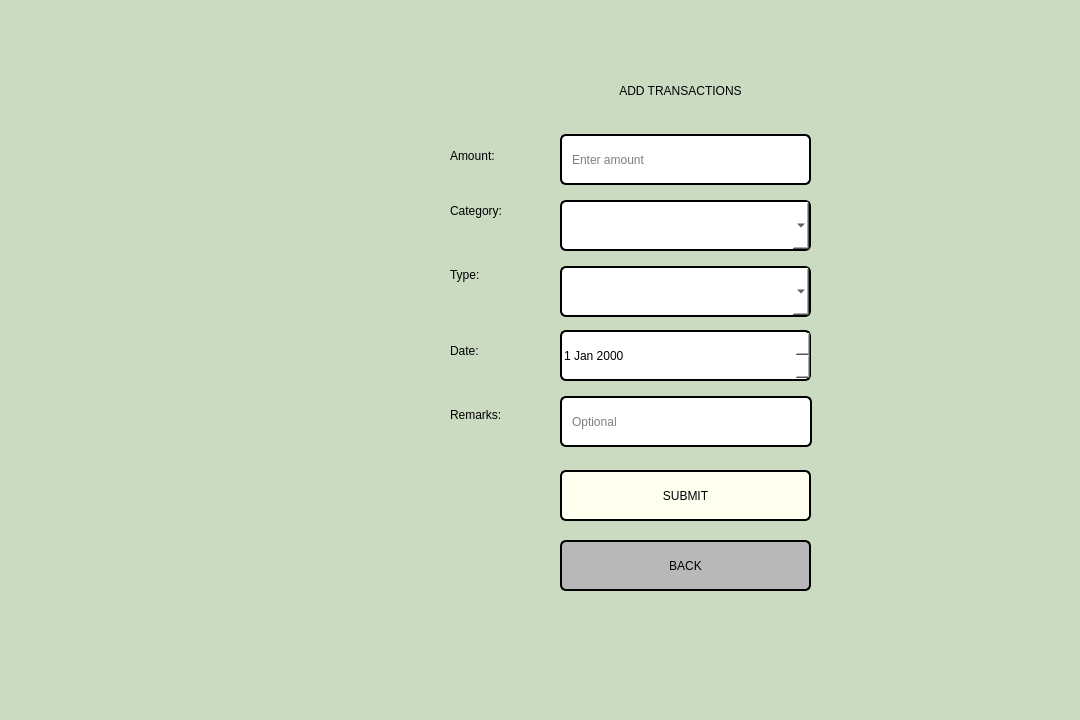
<?xml version="1.0" encoding="UTF-8"?>
<ui version="4.0">
 <class>transactions</class>
 <widget class="QDialog" name="transactions">
  <property name="geometry">
   <rect>
    <x>0</x>
    <y>0</y>
    <width>1080</width>
    <height>720</height>
   </rect>
  </property>
  <property name="windowTitle">
   <string>BudgetBuddy -  Add Transaction</string>
  </property>
  <property name="styleSheet">
   <string notr="true">
    background-color: rgb(202, 219, 194);
   </string>
  </property>
  <widget class="QLabel" name="labelTitle">
   <property name="geometry">
    <rect>
     <x>410</x>
     <y>50</y>
     <width>541</width>
     <height>81</height>
    </rect>
   </property>
   <property name="styleSheet">
    <string notr="true">
     font: 700 35pt &quot;Segoe UI&quot;;
     color: rgb(0, 0, 0);
   </string>
   </property>
   <property name="text">
    <string>ADD TRANSACTIONS</string>
   </property>
   <property name="alignment">
    <set>Qt::AlignmentFlag::AlignCenter</set>
   </property>
  </widget>
  <widget class="QLabel" name="labelAmount">
   <property name="geometry">
    <rect>
     <x>450</x>
     <y>140</y>
     <width>111</width>
     <height>31</height>
    </rect>
   </property>
   <property name="styleSheet">
    <string notr="true">
font: 600 16pt &quot;Segoe UI&quot;;
color: rgb(0, 0, 0);</string>
   </property>
   <property name="text">
    <string>Amount:</string>
   </property>
  </widget>
  <widget class="QLineEdit" name="lineEditAmount">
   <property name="geometry">
    <rect>
     <x>560</x>
     <y>134</y>
     <width>251</width>
     <height>51</height>
    </rect>
   </property>
   <property name="styleSheet">
    <string notr="true">
     font: 600 11pt &quot;Segoe UI&quot;;
     background: white;
     color: rgb(0, 0, 0);
     border: 2px solid black;
     border-radius: 6px;
     padding-left: 8px;
   </string>
   </property>
   <property name="inputMethodHints">
    <set>Qt::InputMethodHint::ImhPreferNumbers</set>
   </property>
   <property name="placeholderText">
    <string>Enter amount</string>
   </property>
  </widget>
  <widget class="QLabel" name="labelCategory">
   <property name="geometry">
    <rect>
     <x>450</x>
     <y>190</y>
     <width>111</width>
     <height>41</height>
    </rect>
   </property>
   <property name="styleSheet">
    <string notr="true">
     font: 600 16pt &quot;Segoe UI&quot;;
     color: rgb(0, 0, 0);
   </string>
   </property>
   <property name="text">
    <string>Category:</string>
   </property>
  </widget>
  <widget class="QComboBox" name="comboBoxCategory">
   <property name="geometry">
    <rect>
     <x>560</x>
     <y>200</y>
     <width>251</width>
     <height>51</height>
    </rect>
   </property>
   <property name="styleSheet">
    <string notr="true">
     font: 600 11pt &quot;Segoe UI&quot;;
     background: white;
     color: rgb(0, 0, 0);
        border-radius: 6px;
  border: 2px solid black;
     </string>
   </property>
  </widget>
  <widget class="QLabel" name="labelType">
   <property name="geometry">
    <rect>
     <x>450</x>
     <y>254</y>
     <width>111</width>
     <height>41</height>
    </rect>
   </property>
   <property name="styleSheet">
    <string notr="true">
     font: 600 16pt &quot;Segoe UI&quot;;
     color: rgb(0, 0, 0);
   </string>
   </property>
   <property name="text">
    <string>Type:</string>
   </property>
  </widget>
  <widget class="QComboBox" name="comboBoxType">
   <property name="geometry">
    <rect>
     <x>560</x>
     <y>266</y>
     <width>251</width>
     <height>51</height>
    </rect>
   </property>
   <property name="styleSheet">
    <string notr="true">
     font: 600 11pt &quot;Segoe UI&quot;;
     background: white;
     color: rgb(0, 0, 0);
     border: 2px solid black;
     border-radius: 6px;</string>
   </property>
  </widget>
  <widget class="QLabel" name="labelDate">
   <property name="geometry">
    <rect>
     <x>450</x>
     <y>330</y>
     <width>131</width>
     <height>41</height>
    </rect>
   </property>
   <property name="styleSheet">
    <string notr="true">
     font: 600 16pt &quot;Segoe UI&quot;;
     color: rgb(0, 0, 0);
   </string>
   </property>
   <property name="text">
    <string>Date:</string>
   </property>
  </widget>
  <widget class="QDateEdit" name="dateEdit">
   <property name="geometry">
    <rect>
     <x>560</x>
     <y>330</y>
     <width>251</width>
     <height>51</height>
    </rect>
   </property>
   <property name="styleSheet">
    <string notr="true">
     font: 600 11pt &quot;Segoe UI&quot;;
     background: white;
     color: rgb(0, 0, 0);
  border: 2px solid black;
     border-radius: 6px;
   </string>
   </property>
  </widget>
  <widget class="QLabel" name="labelRemarks">
   <property name="geometry">
    <rect>
     <x>450</x>
     <y>394</y>
     <width>111</width>
     <height>41</height>
    </rect>
   </property>
   <property name="styleSheet">
    <string notr="true">
     font: 600 16pt &quot;Segoe UI&quot;;
     color: rgb(0, 0, 0);
   </string>
   </property>
   <property name="text">
    <string>Remarks:</string>
   </property>
  </widget>
  <widget class="QLineEdit" name="lineEditRemarks">
   <property name="geometry">
    <rect>
     <x>560</x>
     <y>396</y>
     <width>252</width>
     <height>51</height>
    </rect>
   </property>
   <property name="styleSheet">
    <string notr="true">
     font: 600 11pt &quot;Segoe UI&quot;;
     background: white;
     color: rgb(0, 0, 0);
     border: 2px solid black;
     border-radius: 6px;
     padding-left: 8px;
   </string>
   </property>
   <property name="placeholderText">
    <string>Optional</string>
   </property>
  </widget>
  <widget class="QPushButton" name="buttonSubmit">
   <property name="geometry">
    <rect>
     <x>560</x>
     <y>470</y>
     <width>251</width>
     <height>51</height>
    </rect>
   </property>
   <property name="styleSheet">
    <string notr="true">
     font: 700 18pt &quot;Segoe UI&quot;;

background-color: #FFFFF0;
     color: rgb(0, 0, 0);
     border: 2px solid black;
     border-radius: 6px;
   </string>
   </property>
   <property name="text">
    <string>SUBMIT</string>
   </property>
  </widget>
  <widget class="QPushButton" name="buttonBack">
   <property name="geometry">
    <rect>
     <x>560</x>
     <y>540</y>
     <width>251</width>
     <height>51</height>
    </rect>
   </property>
   <property name="styleSheet">
    <string notr="true">
     font: 700 18pt &quot;Segoe UI&quot;;

background-color: rgb(184, 184, 184);
     color: rgb(0, 0, 0);
     border: 2px solid black;
     border-radius: 6px;
   </string>
   </property>
   <property name="text">
    <string>BACK</string>
   </property>
  </widget>
 </widget>
 <resources/>
 <connections/>
</ui>
